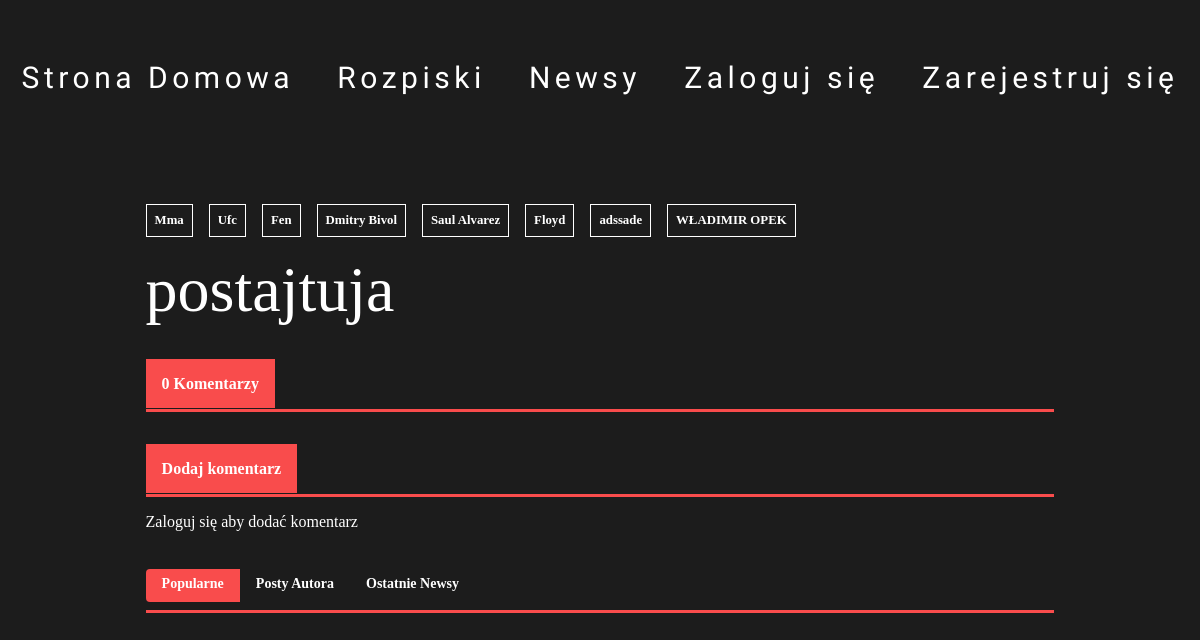
The app's page /post/postajtuja-9-10/ with its own data.
### blogapp/models.py (models this page shows, shortened)
class Tag(models.Model):
        name = models.CharField(max_length=32)
        slug = models.SlugField(max_length=128,null=True,blank=True)
        def __str__(self):
            return self.name

class Post(models.Model):
        author = models.ForeignKey(User,on_delete=models.CASCADE)
        category = models.ForeignKey(Category,on_delete=models.CASCADE)
        title = models.CharField(max_length=64)
        symbol = models.CharField(max_length=2)
        short_description = models.CharField(max_length=200,default="")
        image = models.ImageField(default="")
        tags = models.ManyToManyField(Tag)
        slug = models.SlugField(max_length=128,null=True,blank=True)
        content = RichTextField()
        content2 = RichTextUploadingField(blank=True,null=True)
        clicks = models.IntegerField(default=0)
        updated_on = models.DateTimeField(auto_now=True,null=False, blank=False,)
        created_on = models.DateTimeField(auto_now=True,null=False, blank=False,)#auto_now_add
        publish_on = models.DateTimeField(auto_now=True,null=False, blank=False,)
        list_display = ('title', 'category', 'tags', 'author', 'publish_on','created_on','updated_on')
        search_fields = ['title','byline','symbol']
        list_filter = ['publish_on','created_on']
        date_hierarchy = 'pub_date'
        hit_count_generic = GenericRelation(HitCount, object_id_field='object_p',related_query_name='hit_count_generic_relation')

### blogapp/views.py (the view, shortened to what this page needs)
# urls.py: path('post/<slug:slug>/',views.post_detail,name='post_detail'),
@csrf_exempt
def post_detail(request,slug):
    post = Post.objects.get(slug=slug)
    post.clicks = post.clicks + 1
    post.save()
    radioposts=Post.objects.all()
    comments = post.comments.filter()
    posts = Post.objects.all()
    tags = Tag.objects.all()
    editors = EditorProfile.objects.all()
    context = {'post': post,'tags':tags,'editors':editors,'posts':posts,'comments':comments,'radioposts':radioposts}
    return render(request,'blogapp/radio2.html',context)

### blogapp/models.py (called while the page is built)
def pre_save_post_receiver(sender,instance,*args,**kwargs):
    if not instance.slug:
        instance.slug = create_slug(instance)

### blogapp/templates/blogapp/radio2.html (shortened to what this page needs)
    {% extends "blogapp/post_detail.html" %}
    {% block radio2 %}
    <form action="" id="form" name="form" method="POST">
        <div class="switch-field" name="switch-field">
            <label for="radio-one" name="popular">Popularne</label>
            <label for="radio-two" name="author_posts">Posty Autora</label>
            <label for="radio-three" name="last_news">Ostatnie Newsy</label>
        </div>
    </form>
    {% endblock radio2 %}

### blogapp/templates/blogapp/post_detail.html (shortened to what this page needs)
{% extends 'blogapp/main.html' %}
{% load static %}
{% block content %}
<div class="post">
    <div class="post__detail">
        <div class="post__meta">
            <div class="post__meta__tags">
                {% for tag in post.tags.all %}
                <div class="post__meta__tags-tag" onClick="onClick('{% url 'tag_detail' tag.slug %}')">
                    {{tag}}
                </div>
                {% endfor %}
            </div>
            <div class="post__meta__title">
                {{post.title}}
            </div>
        </div>
        <div class="post__comments">
            <div class="post__comments-title"><span>{{comments|length}} Komentarzy</span></div>
        </div>
        <div class="post__comments-title"><span>Dodaj komentarz</span></div>
        <form action="" id="form1" name="form1" method="POST">
            <div class="post__addcomment">
                {% if user.is_authenticated %}
                <div class="post__addcomment__textarea">
                    <textarea name="textar" id="textarea"></textarea>
                </div>
                <div class="post__addcomment__button">
                    <button id="addcomment">Dodaj Komentarz</button>
                </div>
            </div>
        </form>
        {% else %}
        <div class="post__addcomment__error">
            Zaloguj się aby dodać komentarz
        </div>
        {% endif %}
        <div id="radio2" class="post__recommendation__posts">
            {% block radio2 %}
            {% endblock radio2 %}
            <div class="switch__elements"></div>
        </div>
    </div>
</div>
{% endblock %}

### blogapp/static/blogapp/css/dashboard.css (style rules this page uses)
* { margin: 0; padding: 0; box-sizing: border-box; color: white; }
body { background-color: #1C1C1C; }

### blogapp/static/blogapp/css/post.css (style rules this page uses)
.post { display: flex; padding-left: 2rem; padding-right: 2rem; margin-top: 2rem; justify-content: center; }
.post__addcomment { margin-top: 1rem; margin-bottom: 1rem; display: flex; height: 100px; flex-wrap: wrap; }
.post__addcomment__error { width: 100%; margin-bottom: 2rem; }
.post__recommendation__posts { display: flex; width: 100%; flex-wrap: wrap; }
.post__comments-title { border-bottom: solid 3px #F94C4C; padding-bottom: 1rem; padding-top: 1rem; font-weight: 700; margin-top: 2rem; }
.post__comments-title span { background-color: #F94C4C; padding: 1rem; font-size: 1rem; }
.post__detail { width: 60%; }
@media screen and (max-width: 1200px) { .post__detail { width: 80%; } }
.post__meta { display: flex; width: 100%; padding-top: 3rem; flex-direction: column; }
.post__meta__title { font-size: 4rem; padding-top: 1rem; }
.post__meta__tags { display: flex; flex-direction: row; }
.post__meta__tags-tag { padding: 0.5rem; font-size: 0.8rem; color: white; border: 1px solid white; margin-right: 1rem; font-weight: 700; white-space: nowrap; }
.switch-field { display: flex; overflow: hidden; }
.switch-field label { color: white; font-size: 14px; line-height: 1; text-align: center; font-weight: 700; padding: 8px 16px; transition: all 0.1s ease-in-out; }
.switch-field input:checked + label { background-color: #F94C4C; box-shadow: none; }
.switch-field label:first-of-type { border-radius: 4px 0 0 4px; }
.switch-field label:last-of-type { border-radius: 0 4px 4px 0; }
.switch__elements { display: flex; flex-direction: row; width: 100%; justify-content: space-between; margin-top: 0.3rem; border-bottom: 3px solid #F94C4C; }

### records on screen
Tag: name "Mma"
Tag: name "Ufc"
Tag: name "Fen"
Tag: name "Dmitry Bivol"
Tag: name "Saul Alvarez"
Tag: name "Floyd"
Tag: name "adssade"
Tag: name "WŁADIMIR OPEK"
Post: title "postajtuja"

### other values on screen
{{ comments|length }} "0"
